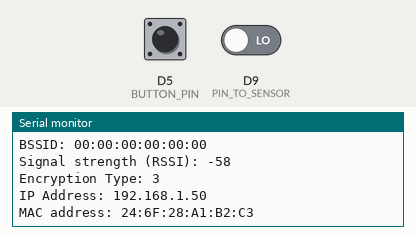
Recording of a sketch running on a simulated Arduino Uno R4 WiFi. On the bench: the last lines printed to the serial monitor. The inputs (shaded band) are chosen by the test bench; at power-on: D5 (BUTTON_PIN) HIGH, D9 (PIN_TO_SENSOR) LOW. WiFi joins after 1.5 s; servers stay silent unless stated.

Above: at 12.7 s.
12.8 s: D5 (BUTTON_PIN) pulled LOW for 0.15 s
At 14.2 s:
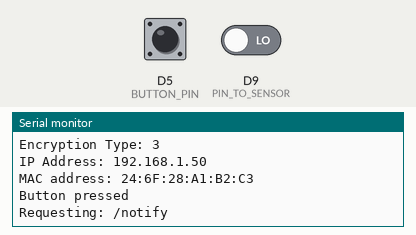
14.7 s: D9 (PIN_TO_SENSOR) driven HIGH
At 15.5 s:
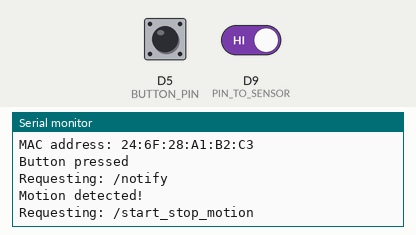
16.4 s: D9 (PIN_TO_SENSOR) driven LOW
At 17.8 s:
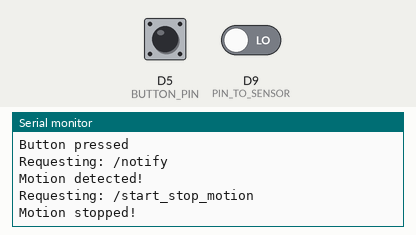

Measured:
- after the input at 12.8 s, the serial monitor: prints a new line after 0.20 s (image 1)
- after the input at 14.7 s, the serial monitor: prints a new line at once (image 2)
- after the input at 16.4 s, the serial monitor: prints a new line at once (image 3)

The sketch:

arduino_config.ino
```cpp
#include <WiFiS3.h>

// WiFi credentials
char ssid[] = "SSID";
char pass[] = "PASSWORD";
int status = WL_IDLE_STATUS;

// IP do servidor que irá receber os pedidos
IPAddress serverIP(192, 168, 1, 207); // <-- Alterar Ip para o servidor do RPI

WiFiClient client;

// Pinos
int BUTTON_PIN = 5;
int PIN_TO_SENSOR = 9;

int pinStateCurrent = LOW;
int pinStatePrevious = LOW;

int lastState = HIGH;
int currentState;

void setup() {
  Serial.begin(9600);
  while (!Serial);

  // Conexão WiFi
  if (WiFi.status() == WL_NO_MODULE) {
    Serial.println("Communication with WiFi module failed!");
    while (true);
  }

  String fv = WiFi.firmwareVersion();
  if (fv < WIFI_FIRMWARE_LATEST_VERSION) {
    Serial.println("Please upgrade the firmware");
  }

  while (status != WL_CONNECTED) {
    Serial.print("Connecting to SSID: ");
    Serial.println(ssid);
    status = WiFi.begin(ssid, pass);
    delay(10000);
  }

  Serial.println("Connected to WiFi!");
  printCurrentNet();
  printWifiData();

  // Inicialização dos pinos
  pinMode(BUTTON_PIN, INPUT_PULLUP);
  pinMode(PIN_TO_SENSOR, INPUT);
}

void loop() {
  currentState = digitalRead(BUTTON_PIN);
  pinStatePrevious = pinStateCurrent;
  pinStateCurrent = digitalRead(PIN_TO_SENSOR);

  if (pinStatePrevious == LOW && pinStateCurrent == HIGH) {
    Serial.println("Motion detected!");
    sendGET("/start_stop_motion");
  } else if (pinStatePrevious == HIGH && pinStateCurrent == LOW) {
    Serial.println("Motion stopped!");
  }

  if (lastState == LOW && currentState == HIGH) {
    Serial.println("Button pressed");
    sendGET("/notify");
  }

  lastState = currentState;
  delay(100);
}

// Função para enviar GET
void sendGET(String path) {
  if (client.connect(serverIP, 4000)) {
    Serial.print("Requesting: ");
    Serial.println(path);

    client.print("GET " + path + " HTTP/1.1\r\n");
    client.print("Host: ");
    client.print(serverIP);
    client.print(":4000\r\n");
    client.print("Connection: close\r\n\r\n");
    client.stop(); // fecha a conexão depois de enviar
  } else {
    Serial.println("Connection to server failed.");
  }
}

// Funções auxiliares
void printWifiData() {
  IPAddress ip = WiFi.localIP();
  Serial.print("IP Address: ");
  Serial.println(ip);

  byte mac[6];
  WiFi.macAddress(mac);
  Serial.print("MAC address: ");
  printMacAddress(mac);
}

void printCurrentNet() {
  Serial.print("SSID: ");
  Serial.println(WiFi.SSID());

  byte bssid[6];
  WiFi.BSSID(bssid);
  Serial.print("BSSID: ");
  printMacAddress(bssid);

  long rssi = WiFi.RSSI();
  Serial.print("Signal strength (RSSI): ");
  Serial.println(rssi);

  byte encryption = WiFi.encryptionType();
  Serial.print("Encryption Type: ");
  Serial.println(encryption, HEX);
  Serial.println();
}

void printMacAddress(byte mac[]) {
  for (int i = 0; i < 6; i++) {
    if (i > 0) Serial.print(":");
    if (mac[i] < 16) Serial.print("0");
    Serial.print(mac[i], HEX);
  }
  Serial.println();
}
```
